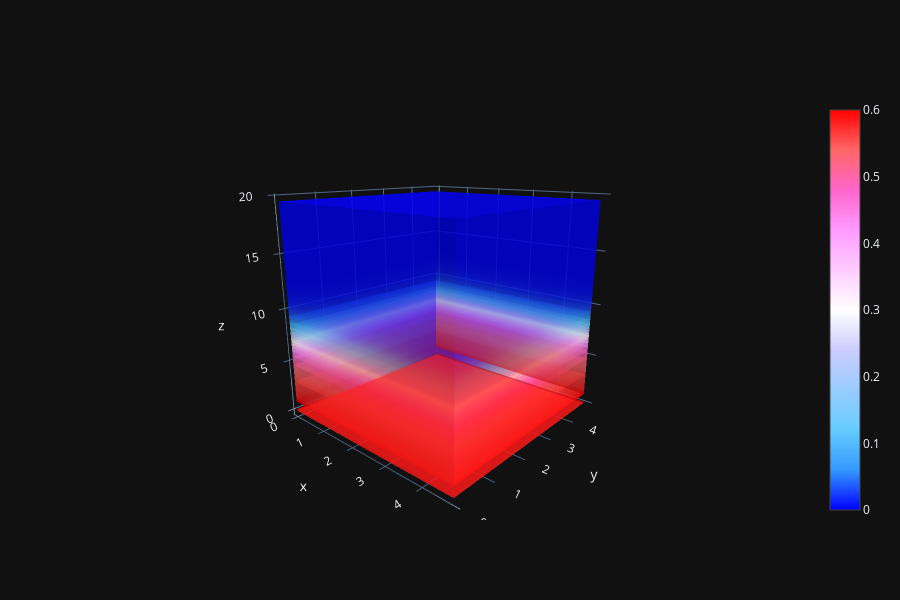

Source (notebook cell):
### Code cell
import plotly.graph_objects as go
fig = go.Figure(data=go.Volume(
    x=X, y=Y, z=Z,
    value=vol,
    isomin  =0.0,
    isomax  =0.6,
    opacity =0.6,
    surface_count=15,
    colorscale='Picnic' #Blackbody,Bluered,Blues,Cividis,Earth,Electric,Greens,Greys,Hot,Jet,Picnic,Portland,Rainbow,RdBu,Reds,Viridis,YlGnBu,YlOrRd.
    ))
fig.update_layout(scene_xaxis_showticklabels=True,
                  scene_yaxis_showticklabels=True,
                  scene_zaxis_showticklabels=True,
                  template='plotly_dark', width=900, height=600)
fig.show()

### Figure 1 — Plotly figure (JSON) as saved in the notebook; plotly's stock layout.template omitted (floating-point values rounded to 4 significant figures; data arrays with more than 128 entries replaced by an {"elided": "..."} marker saying what was removed)
{"data": [{"colorscale": [[0, "rgb(0,0,255)"], [0.1, "rgb(51,153,255)"], [0.2, "rgb(102,204,255)"], [0.3, "rgb(153,204,255)"], [0.4, "rgb(204,204,255)"], [0.5, "rgb(255,255,255)"], [0.6, "rgb(255,204,255)"], [0.7, "rgb(255,153,255)"], [0.8, "rgb(255,102,204)"], [0.9, "rgb(255,102,102)"], [1, "rgb(255,0,0)"]], "isomax": 0.6, "isomin": 0, "opacity": 0.6, "surface": {"count": 15}, "type": "volume", "value": {"elided": "16000 float values"}, "x": {"elided": "16000 float values"}, "y": {"elided": "16000 float values"}, "z": {"elided": "16000 float values"}}], "layout": {"height": 600, "scene": {"aspectmode": "auto", "aspectratio": {"x": 1, "y": 1, "z": 1}, "camera": {"center": {"x": 0, "y": 0, "z": 0}, "eye": {"x": 1.421, "y": -1.594, "z": 0.6314}, "projection": {"type": "perspective"}, "up": {"x": 0, "y": 0, "z": 1}}, "xaxis": {"showticklabels": true, "type": "linear"}, "yaxis": {"showticklabels": true, "type": "linear"}, "zaxis": {"showticklabels": true, "type": "linear"}}, "width": 900}}
